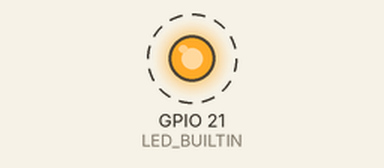
A sketch run on a simulated Seeed XIAO ESP32-S3. On the bench: output pins drawn as LEDs (lit = HIGH). Dashed ring = blinking. What the sketch prints to the serial monitor is not drawn.

Above: at 0.3 s.
Timing chart, 0 to 3.1 s (numbered marks = the images above):
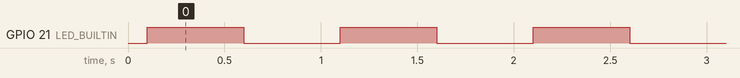

Measured:
- by itself, GPIO 21 (LED_BUILTIN): alternates HIGH for 0.50 s and LOW for 0.50 s

The sketch:

blink.ino
```cpp
/*
 * XIAO ESP32-S3 — Blink
 * 闪烁板载用户指示灯（GPIO21），并向 USB 串口打印状态。
 * Blinks the onboard user LED (GPIO21) and prints state over USB Serial.
 */
#ifndef LED_BUILTIN
#define LED_BUILTIN 21
#endif

void setup() {
  Serial.begin(115200);
  delay(100);
  pinMode(LED_BUILTIN, OUTPUT);
  Serial.println("XIAO ESP32-S3 blink start");
}

void loop() {
  digitalWrite(LED_BUILTIN, HIGH);
  Serial.println("LED on");
  delay(500);
  digitalWrite(LED_BUILTIN, LOW);
  Serial.println("LED off");
  delay(500);
}
```
